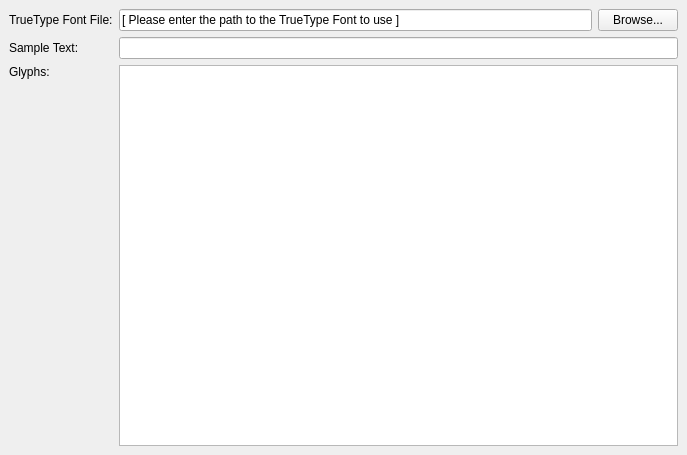
<ui version="4.0" >
 <author>(C) 2006 Trolltech ASA</author>
 <class>Generator</class>
 <widget class="QWidget" name="Generator" >
  <property name="geometry" >
   <rect>
    <x>0</x>
    <y>0</y>
    <width>687</width>
    <height>455</height>
   </rect>
  </property>
  <property name="windowTitle" >
   <string>Generator</string>
  </property>
  <layout class="QGridLayout" >
   <property name="margin" >
    <number>9</number>
   </property>
   <property name="spacing" >
    <number>6</number>
   </property>
   <item row="0" column="0" >
    <widget class="QLabel" name="label" >
     <property name="text" >
      <string>TrueType Font File:</string>
     </property>
    </widget>
   </item>
   <item row="0" column="1" >
    <widget class="QLineEdit" name="fontPath" >
     <property name="text" >
      <string>[ Please enter the path to the TrueType Font to use ]</string>
     </property>
    </widget>
   </item>
   <item row="0" column="2" >
    <widget class="QPushButton" name="chooseFontFile" >
     <property name="text" >
      <string>Browse...</string>
     </property>
    </widget>
   </item>
   <item row="1" column="0" >
    <widget class="QLabel" name="label_2" >
     <property name="text" >
      <string>Sample Text:</string>
     </property>
    </widget>
   </item>
   <item row="1" column="1" colspan="2" >
    <widget class="QLineEdit" name="sample" />
   </item>
   <item row="2" column="0" >
    <widget class="QLabel" name="label_3" >
     <property name="text" >
      <string>Glyphs:</string>
     </property>
     <property name="alignment" >
      <set>Qt::AlignLeading|Qt::AlignLeft|Qt::AlignTop</set>
     </property>
    </widget>
   </item>
   <item row="2" column="1" colspan="2" >
    <widget class="QTextEdit" name="glyphOutput" />
   </item>
  </layout>
 </widget>
 <includes/>
 <resources/>
 <connections/>
</ui>
